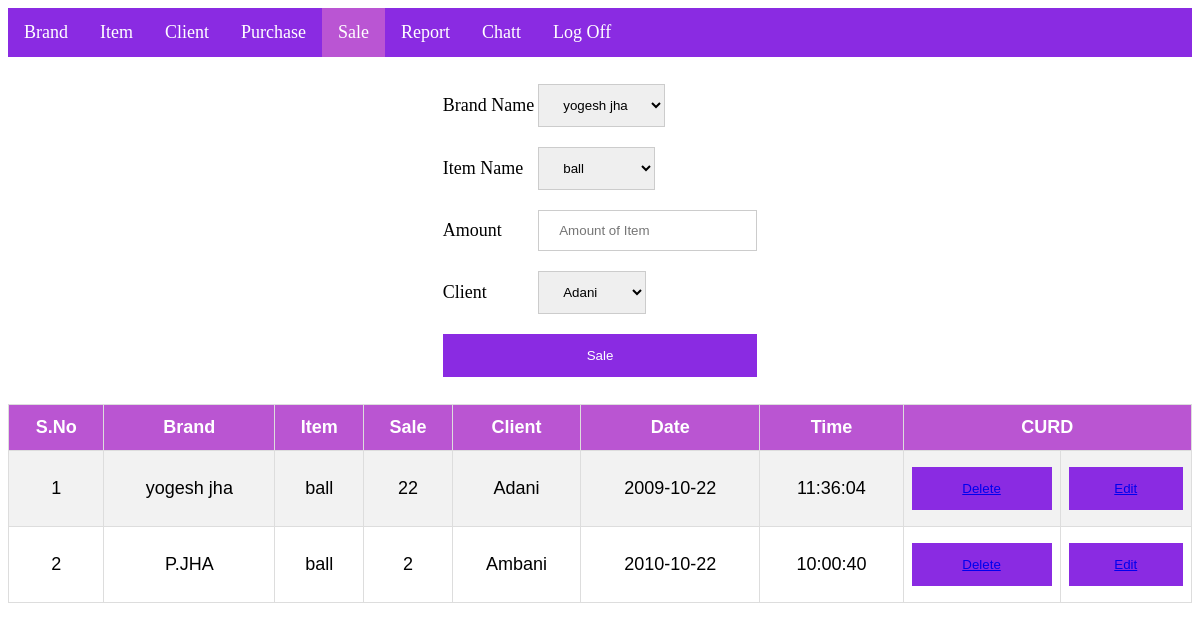
/sale.php?id=1, run on the app's committed database.
### tables this page shows
CREATE TABLE `sale` (
  `id` int(20) NOT NULL,
  `brand` varchar(30) NOT NULL,
  `item` varchar(30) NOT NULL,
  `amount` int(20) NOT NULL,
  `uid` int(20) NOT NULL,
  `cid` varchar(20) NOT NULL,
  `date` date NOT NULL,
  `time` time NOT NULL
);

### sale.php (the view, shortened to what this page needs)
<!DOCTYPE html>
<html>
<body>
<head>
</head>
<?php
        $id=$_GET['id'];
        $email=$_GET['email'];
        $server="localhost";
        $username="root";
        $password="";
        $dbname="nimo";
        $con=mysqli_connect($server,$username,$password,$dbname);
                $sql = "SELECT id FROM signup WHERE email = '$email'";
                $result=$con->query($sql);
                $row=mysqli_fetch_array($result);
?>
<ul>
<?php
echo"
<li><a href='http://localhost/nimo/home.php?id=$email'>Brand</a></li>
<li><a href='http://localhost/nimo/item.php?id=$row[id]&email=$email'>Item</a></li>
<li><a href='http://localhost/nimo/client.php?id=$row[id]&email=$email'>Client</a></li>
<li><a href='http://localhost/nimo/pur.php?id=$row[id]&email=$email'>Purchase</a></li>
<li><a class='active'>Sale</a></li>
<li><a href='http://localhost/nimo/repo.php?id=$row[id]&email=$email'>Report</a></li>
<li><a href='http://localhost/nimo/msg.php?id=$row[id]&email=$email'>Chatt</a></li>
<li class='topics'><a href='http://localhost/nimo/login.php'>Log Off</a></li>
";
$sql= "SELECT * FROM `brand` WHERE uid=$id";
$result1=mysqli_query($con,$sql);
?>
</ul>
<form method="post">
<div class="container">
  <table class="center">
      <tr>
        <td><label for="bb">Brand Name</label></td>
        <td>
            <select name="bb" id="bb">
                <?php while ($row1=mysqli_fetch_array($result1)):; ?>
                <option value="<?php echo$row1[1];?>"><?php echo$row1[1];?></option>
                <?php endwhile;?>
            </select>
        </td>
        </tr>
        <?php
            $sql1= "SELECT * FROM `item` WHERE uid=$id";
            $result2=mysqli_query($con,$sql1);
        ?>
        <tr>
        <td><label for="item">Item Name</label></td>
        <td>
            <select name="item" id="item">
                <?php while ($row2=mysqli_fetch_array($result2)):; ?>
                <option value="<?php echo$row2[2];?>"><?php echo$row2[2];?></option>
                <?php endwhile;?>
            </select>
        </td>
        </tr>
        <tr>
        <td><label for="amount">Amount</label></td>
        <td><input type="text" placeholder="Amount of Item" name="amount" ></td>
        </tr>
        <?php
            $sql3= "SELECT * FROM `client` WHERE uid=$id";
            $result3=mysqli_query($con,$sql3);
        ?>
        <tr>
        <td><label for="client">Client</label></td>
        <td>
            <select name="client" id="client">
                <?php while ($row3=mysqli_fetch_array($result3)):; ?>
                <option value="<?php echo$row3[1];?>"><?php echo$row3[1];?></option>
                <?php endwhile;?>
            </select>
        </td>
        </tr>
        <tr>
        <td colspan="2"><button type="submit" name="submit">Sale</button></td>
        </tr>
  </table>
</div>
<table id="customers">
<tr>
    <th>S.No</th>
    <th>Brand</th>
    <th>Item</th>
    <th>Sale</th>
    <th>Client</th>
    <th>Date</th>
    <th>Time</th>
    <th colspan="2">CURD</th>
  </tr>
<?php
      $sql="SELECT * FROM sale WHERE uid = '$id'";
      $result=$con->query($sql);
      $no=1;
      while($row=$result->fetch_assoc())
      {
        echo"
        <tr>
          <td>".$no."</td>
          <td>".$row["brand"]."</td>
          <td>".$row["item"]."</td>
          <td>".$row["amount"]."</td>
          <td>".$row["cid"]."</td>
          <td>".$row["date"]."</td>
          <td>".$row["time"]."</td>
          <td> <button><a href='http://localhost/nimo/saledel.php?id=$row[id]'>Delete</a></button></td>
          <td> <button><a href='http://localhost/nimo/saleins.php?id=$row[id]&email=$email'>Edit</a></button></td>
        </tr>
        ";
        $no++;
      }
?>
</table>
</body>
</html>

### sale.php (style rules this page uses)
body { font-size: 18px; }
table.center { margin-left: auto; margin-right: auto; }
#customers { font-family: Arial, Helvetica, sans-serif; border-collapse: collapse; width: 100%; }
#customers td, #customers th { border: 1px solid #ddd; padding: 8px; text-align: center; }
#customers tr:nth-child(even) { background-color: #f2f2f2; }
#customers th { padding-top: 12px; padding-bottom: 12px; text-align: center; background-color: #BA55D2; color: white; }
ul { list-style-type: none; margin: 0; padding: 0; overflow: hidden; background-color: #8A2BE2; position: -webkit-sticky; position: sticky; top: 0; }
li { float: left; }
li a { display: block; color: white; text-align: center; padding: 14px 16px; text-decoration: none; }
.active { background-color: #BA55D3; }
input[type=text], input[type=password], select { width: 30; padding: 12px 20px; margin: 8px 0; display: inline-block; border: 1px solid #ccc; box-sizing: border-box; }
button { background-color: #8A2BE2; color: white; padding: 14px 20px; margin: 8px 0; border: none; cursor: pointer; width: 100%; text-decoration: none; }
.container { padding: 16px; }
.topics { float: left; }

### data on the page
sale: brand "yogesh jha", item "ball", amount "22", cid "Adani", date "2009-10-22", time "11:36:04"
sale: brand "P.JHA", item "ball", amount "2", cid "Ambani", date "2010-10-22", time "10:00:40"

### other printed values
form field bb "yogesh jha"
form field item "ball"
form field client "Adani"
